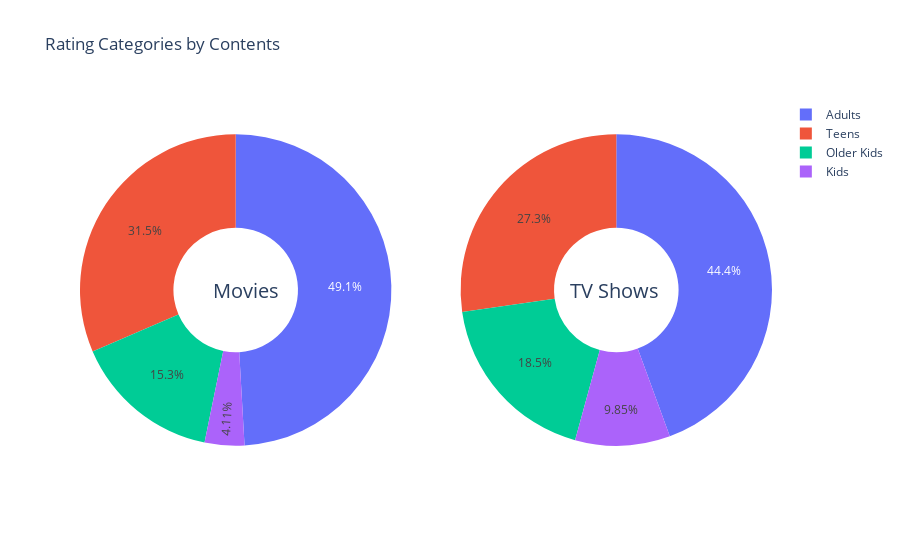

Notebook code cell kept with this figure:
### Code cell
import plotly.graph_objects as go
from plotly.subplots import make_subplots

labels = df_movies["maturity_ratings"].tolist()
values_m = df_movies["value"].tolist()
values_t = df_tvShow["value"].tolist()
fig = make_subplots(rows=1, cols=2, specs=[[{'type':'domain'}, {'type':'domain'}]])
fig.add_trace(go.Pie(labels=labels, values=values_m, name="Movie"),
              1, 1)
fig.add_trace(go.Pie(labels=labels, values=values_t, name="Tv Show"),
              1, 2)

# Use `hole` to create a donut-like pie chart
fig.update_traces(hole=.4, hoverinfo="label+percent+name")

fig.update_layout(
    title_text="Rating Categories by Contents",
    annotations=[dict(text='Movies', x=0.19, y=0.5, font_size=20, showarrow=False),
                 dict(text='TV Shows', x=0.84, y=0.5, font_size=20, showarrow=False)])
fig.show()

### Figure 1 — Plotly figure (JSON) as saved in the notebook; plotly's stock layout.template omitted (floating-point values rounded to 4 significant figures)
{"data": [{"domain": {"x": [0, 0.45], "y": [0, 1]}, "hole": 0.4, "hoverinfo": "label+percent+name", "labels": ["Kids", "Older Kids", "Teens", "Adults"], "name": "Movie", "type": "pie", "values": [234, 872, 1789, 2792]}, {"domain": {"x": [0.55, 1], "y": [0, 1]}, "hole": 0.4, "hoverinfo": "label+percent+name", "labels": ["Kids", "Older Kids", "Teens", "Adults"], "name": "Tv Show", "type": "pie", "values": [224, 420, 620, 1010]}], "layout": {"annotations": [{"font": {"size": 20}, "showarrow": false, "text": "Movies", "x": 0.19, "y": 0.5}, {"font": {"size": 20}, "showarrow": false, "text": "TV Shows", "x": 0.84, "y": 0.5}], "title": {"text": "Rating Categories by Contents"}}}
